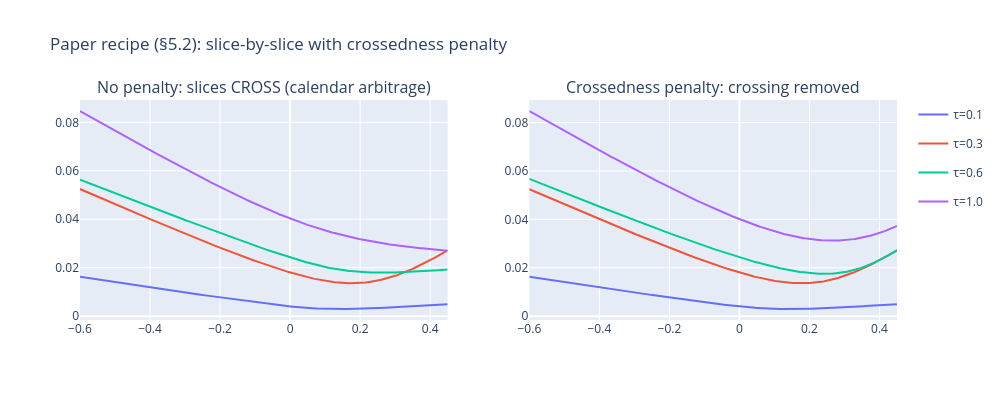

This figure's notebook cell:
### Code cell
# --- demo with an injected calendar crossing ---
taus_d = [0.1, 0.3, 0.6, 1.0]
k_ld, w_ld = [], []
for i, t in enumerate(taus_d):
    th = 0.04 * t
    kk = np.sort(rng.uniform(-0.5, 0.35, 14))
    wm = ssvi_w(kk, th, **TRUE) * (1 + 0.01 * rng.standard_normal(len(kk)))
    if i == 1:
        wm = wm * 1.5      # inflate one short slice -> calendar crossing
    k_ld.append(kk); w_ld.append(wm)

_, fit_naive = calibrate_surface_paper(taus_d, k_ld, w_ld, lam=0.0)
_, fit_pen   = calibrate_surface_paper(taus_d, k_ld, w_ld, lam=1e4)
def total_cross(fs): return sum(crossedness(fs[i], fs[i+1]) for i in range(len(fs)-1))
print(f"total crossedness  WITHOUT penalty: {total_cross(fit_naive):.5f}")
print(f"total crossedness  WITH    penalty: {total_cross(fit_pen):.5f}   (should be ~0)")

kk = np.linspace(-0.6, 0.45, 300)
fig = make_subplots(rows=1, cols=2, subplot_titles=(
    "No penalty: slices CROSS (calendar arbitrage)", "Crossedness penalty: crossing removed"))
colors = ["#636efa", "#ef553b", "#00cc96", "#ab63fa"]
for fits, col in [(fit_naive, 1), (fit_pen, 2)]:
    for p, t, c in zip(fits, taus_d, colors):
        fig.add_trace(go.Scatter(x=kk, y=svi_raw(kk, **p), name=f"τ={t}", legendgroup=f"{t}",
                                 showlegend=(col == 1), line=dict(color=c)), 1, col)
fig.update_layout(width=1000, height=400, title="Paper recipe (§5.2): slice-by-slice with crossedness penalty")
fig.show()

### Figure 1 — Plotly figure (JSON) as saved in the notebook; plotly's stock layout.template omitted (floating-point values rounded to 4 significant figures; data arrays with more than 128 entries replaced by an {"elided": "..."} marker saying what was removed)
{"data": [{"legendgroup": "0.1", "line": {"color": "#636efa"}, "name": "τ=0.1", "showlegend": true, "type": "scatter", "x": {"elided": "300 float values"}, "xaxis": "x", "y": {"elided": "300 float values"}, "yaxis": "y"}, {"legendgroup": "0.3", "line": {"color": "#ef553b"}, "name": "τ=0.3", "showlegend": true, "type": "scatter", "x": {"elided": "300 float values"}, "xaxis": "x", "y": {"elided": "300 float values"}, "yaxis": "y"}, {"legendgroup": "0.6", "line": {"color": "#00cc96"}, "name": "τ=0.6", "showlegend": true, "type": "scatter", "x": {"elided": "300 float values"}, "xaxis": "x", "y": {"elided": "300 float values"}, "yaxis": "y"}, {"legendgroup": "1.0", "line": {"color": "#ab63fa"}, "name": "τ=1.0", "showlegend": true, "type": "scatter", "x": {"elided": "300 float values"}, "xaxis": "x", "y": {"elided": "300 float values"}, "yaxis": "y"}, {"legendgroup": "0.1", "line": {"color": "#636efa"}, "name": "τ=0.1", "showlegend": false, "type": "scatter", "x": {"elided": "300 float values"}, "xaxis": "x2", "y": {"elided": "300 float values"}, "yaxis": "y2"}, {"legendgroup": "0.3", "line": {"color": "#ef553b"}, "name": "τ=0.3", "showlegend": false, "type": "scatter", "x": {"elided": "300 float values"}, "xaxis": "x2", "y": {"elided": "300 float values"}, "yaxis": "y2"}, {"legendgroup": "0.6", "line": {"color": "#00cc96"}, "name": "τ=0.6", "showlegend": false, "type": "scatter", "x": {"elided": "300 float values"}, "xaxis": "x2", "y": {"elided": "300 float values"}, "yaxis": "y2"}, {"legendgroup": "1.0", "line": {"color": "#ab63fa"}, "name": "τ=1.0", "showlegend": false, "type": "scatter", "x": {"elided": "300 float values"}, "xaxis": "x2", "y": {"elided": "300 float values"}, "yaxis": "y2"}], "layout": {"annotations": [{"font": {"size": 16}, "showarrow": false, "text": "No penalty: slices CROSS (calendar arbitrage)", "x": 0.225, "xanchor": "center", "xref": "paper", "y": 1, "yanchor": "bottom", "yref": "paper"}, {"font": {"size": 16}, "showarrow": false, "text": "Crossedness penalty: crossing removed", "x": 0.775, "xanchor": "center", "xref": "paper", "y": 1, "yanchor": "bottom", "yref": "paper"}], "height": 400, "title": {"text": "Paper recipe (§5.2): slice-by-slice with crossedness penalty"}, "width": 1000, "xaxis": {"anchor": "y", "domain": [0, 0.45]}, "xaxis2": {"anchor": "y2", "domain": [0.55, 1]}, "yaxis": {"anchor": "x", "domain": [0, 1]}, "yaxis2": {"anchor": "x2", "domain": [0, 1]}}}
